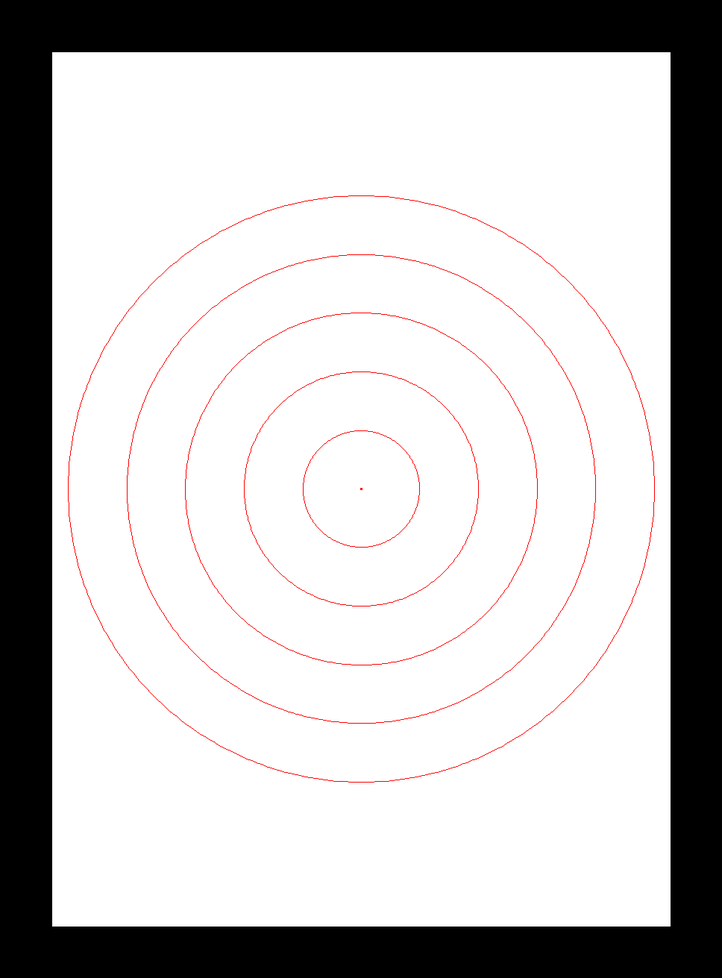
#> input picture e-test/target_simulation.png, 722 x 978 px, shrunk from 968 x 1311 before the run, found by its file name
$ python test.py
#> lines starting #> are read from the running program, lines starting #| are printed output that depends on the picture; after the words box and inside, x2 and y2 are one past the last pixel; in counts of white or black regions, pixels touching at a corner belong together
import os
import sys

from randomizedHoughEllipseDetection import FindEllipseRHT

import cv2
import numpy as np

# 1. 读取原始图并转灰度
img = cv2.imread(r"C:\Users\chen_\Desktop\e-test\target_simulation.png")
#> img is the input picture: shape (978, 722, 3); mean B, G, R 193.6, 193.6, 195.2
gray = cv2.cvtColor(img, cv2.COLOR_BGR2GRAY)
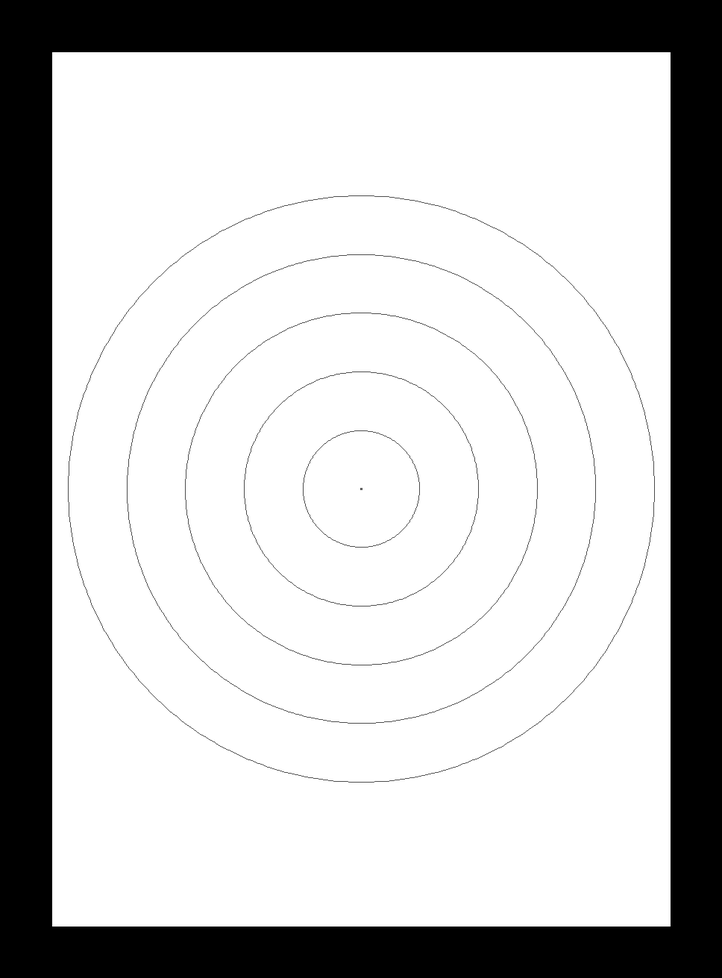
#> gray: shape (978, 722); min 0, max 255, mean 194.1

# 2. 用 Canny 得到二值边缘图，作为 RHT 的输入
edges = cv2.Canny(gray, 100, 200)
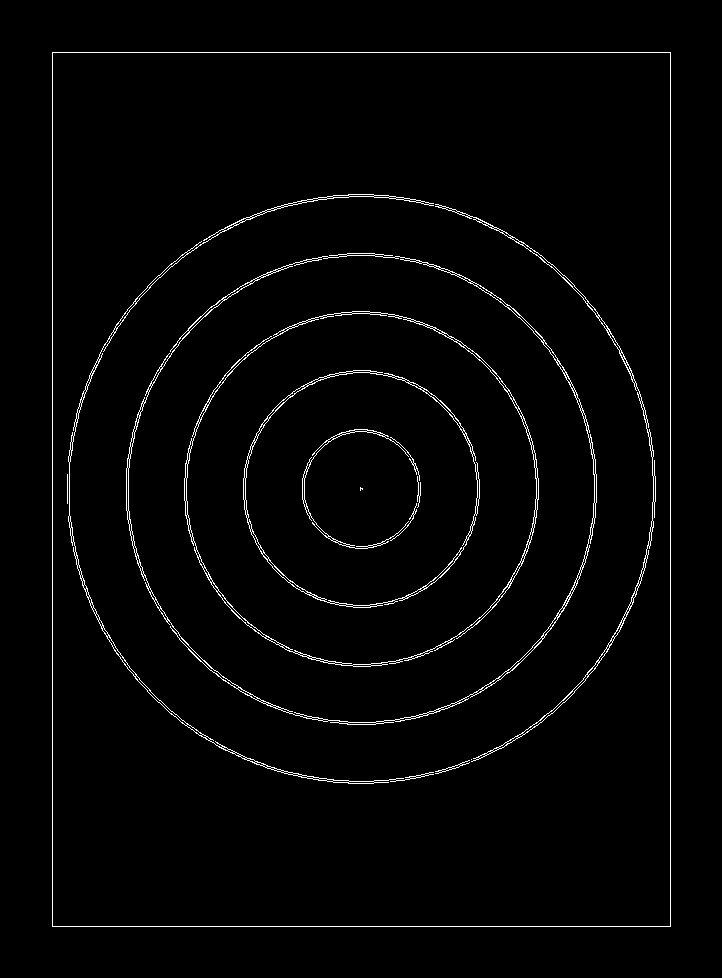
#> edges: shape (978, 722); 2% white in thin lines or dots, all inside (x1, y1, x2, y2) = (52, 52, 671, 927)
mask = edges.astype(bool)   # FindEllipseRHT 需要一个布尔型掩码

# 3. 调用随机化 Hough 算子
#> (the run stopped early here; a loop or call above may not have finished)

$ run again, with e-test/image.webp saved as e-test/target_simulation.png
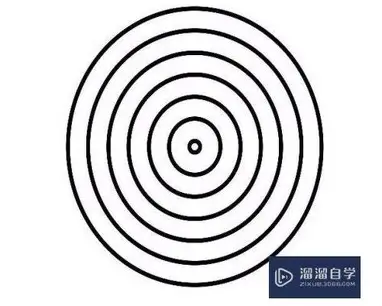
#> input picture e-test/image.webp, 382 x 306 px, found by its file name
#> img is the input picture: shape (306, 382, 3); mean B, G, R 221.6, 219.9, 219.9
#> `gray = cv2.cvtColor(img, cv2.COLOR_BGR2GRAY)`:
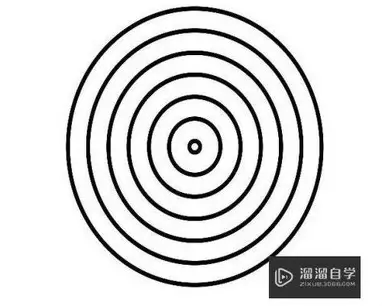
#> gray: shape (306, 382); min 0, max 255, mean 220.1
#> `edges = cv2.Canny(gray, 100, 200)`:
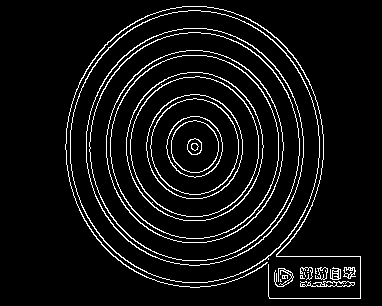
#> edges: shape (306, 382); 6.7% white in thin lines or dots, all inside (x1, y1, x2, y2) = (65, 6, 361, 299)
